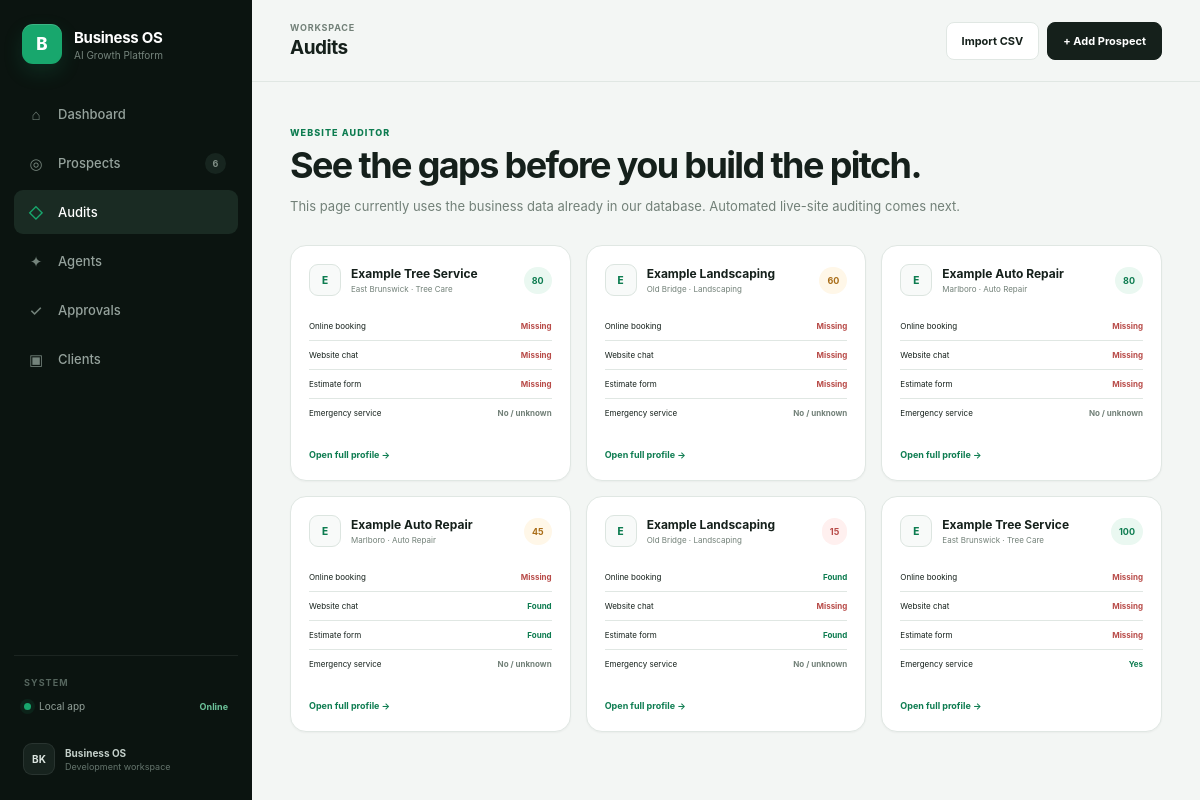
/audits, run on the app's committed database.
### tables this page shows
CREATE TABLE businesses (
                id INTEGER PRIMARY KEY AUTOINCREMENT,
                name TEXT NOT NULL,
                city TEXT NOT NULL,
                category TEXT NOT NULL DEFAULT 'Local Service Business',
                reviews INTEGER NOT NULL DEFAULT 0,
                rating REAL NOT NULL DEFAULT 0,
                website TEXT DEFAULT '',
                phone TEXT DEFAULT '',
                email TEXT DEFAULT '',
                online_booking INTEGER NOT NULL DEFAULT 0,
                emergency_service INTEGER NOT NULL DEFAULT 0,
                website_chat INTEGER NOT NULL DEFAULT 0,
                estimate_form INTEGER NOT NULL DEFAULT 0,
                status TEXT NOT NULL DEFAULT 'Not Contacted',
                notes TEXT NOT NULL DEFAULT '',
                created_at TEXT NOT NULL
            );

### app.py (the view)
@app.route("/audits")
def audits():
    businesses = all_analyzed_businesses()
    return render_template(
        "audits.html",
        active_page="audits",
        businesses=businesses,
    )

### app.py (called while the page is built)
def get_db():
    connection = sqlite3.connect(DB_PATH)
    connection.row_factory = sqlite3.Row
    return connection

def all_analyzed_businesses():
    with get_db() as db:
        rows = db.execute("SELECT * FROM businesses ORDER BY id DESC").fetchall()
    return [analyze_business(row) for row in rows]

@app.context_processor
def inject_global_counts():
    with get_db() as db:
        prospect_count = db.execute("SELECT COUNT(*) AS c FROM businesses").fetchone()["c"]
        approval_count = db.execute(
            "SELECT COUNT(*) AS c FROM approvals WHERE status='Pending'"
        ).fetchone()["c"]
    return {
        "global_prospect_count": prospect_count,
        "global_approval_count": approval_count,
    }

### templates/audits.html (shortened to what this page needs)
{% extends "base.html" %}
{% block page_title %}Audits{% endblock %}
{% block content %}
<section class="page-heading">
    <div>
        <span class="eyebrow">WEBSITE AUDITOR</span>
        <h2>See the gaps before you build the pitch.</h2>
        <p>This page currently uses the business data already in our database. Automated live-site auditing comes next.</p>
    </div>
</section>
<section class="audit-grid">
    {% for business in businesses %}
        <article class="panel audit-card">
            <div class="audit-card-head">
                <div class="business-avatar">{{ business.name[0] }}</div>
                <div>
                    <h3>{{ business.name }}</h3>
                    <p>{{ business.city }} · {{ business.category }}</p>
                </div>
                <span class="score-pill {{ business.opportunity_level|lower }}">{{ business.score }}</span>
            </div>
            <div class="audit-bars">
                <div><span>Online booking</span><strong class="{{ 'yes' if business.online_booking else 'no' }}">{{ 'Found' if business.online_booking else 'Missing' }}</strong></div>
                <div><span>Website chat</span><strong class="{{ 'yes' if business.website_chat else 'no' }}">{{ 'Found' if business.website_chat else 'Missing' }}</strong></div>
                <div><span>Estimate form</span><strong class="{{ 'yes' if business.estimate_form else 'no' }}">{{ 'Found' if business.estimate_form else 'Missing' }}</strong></div>
                <div><span>Emergency service</span><strong class="{{ 'yes' if business.emergency_service else 'neutral' }}">{{ 'Yes' if business.emergency_service else 'No / unknown' }}</strong></div>
            </div>
            <a class="text-link" href="{{ url_for('business_detail', business_id=business.id) }}">Open full profile →</a>
        </article>
    {% endfor %}
</section>
{% endblock %}

### static/styles.css (style rules this page uses)
:root { --bg: #f3f6f4; --surface: #ffffff; --surface-soft: #f8faf9; --sidebar: #0b1410; --sidebar-hover: #15211c; --sidebar-active: #1a2b23; --text: #15201b; --text-soft: #3f4c45; --muted: #728078; --muted-soft: #98a39d; --border: #e0e7e3; --border-strong: #ced8d2; --accent: #18a76d; --accent-dark: #0d7c50; --accent-soft: #eaf8f1; --warning: #a96d18; --warning-soft: #fff7e8; --danger: #b84b48; --danger-soft: #fff0ef; --blue: #3d6de0; --blue-soft: #eef3ff; --shadow-sm: 0 1px 2px rgba(14, 24, 19, .04); --shadow-md: 0 12px 36px rgba(14, 24, 19, .07); --radius-sm: 8px; --radius-md: 12px; --radius-lg: 16px; --radius-xl: 20px; --sidebar-width: 252px; }
* { box-sizing: border-box; }
html { min-height: 100%; }
body { margin: 0; min-height: 100vh; font-family: Inter, ui-sans-serif, -apple-system, BlinkMacSystemFont, "Segoe UI", sans-serif; background: var(--bg); color: var(--text); -webkit-font-smoothing: antialiased; }
a { color: inherit; }
.eyebrow { display: inline-block; margin-bottom: 8px; color: var(--accent-dark); font-size: 9px; font-weight: 780; letter-spacing: .12em; }
.hero, .page-heading { display: flex; align-items: flex-end; justify-content: space-between; gap: 36px; padding: 38px 0 28px; }
.hero h2, .page-heading h2, .profile-hero h2, .not-found h2 { margin: 0; max-width: 760px; font-size: clamp(28px, 3vw, 39px); font-weight: 730; line-height: 1.08; letter-spacing: -.045em; }
.hero p, .page-heading p { max-width: 700px; margin: 11px 0 0; color: var(--muted); font-size: 13px; line-height: 1.65; }
.panel { border: 1px solid var(--border); border-radius: var(--radius-lg); background: var(--surface); box-shadow: var(--shadow-sm); overflow: hidden; }
.business-avatar { width: 32px; height: 32px; display: grid; place-items: center; flex: 0 0 auto; border: 1px solid #dce5e0; border-radius: 9px; background: var(--surface-soft); color: var(--accent-dark); font-size: 10px; font-weight: 760; }
.score-pill { display: inline-flex; align-items: center; min-height: 27px; padding: 0 8px; border-radius: 999px; font-size: 9px; font-weight: 750; white-space: nowrap; }
.score-pill.high { background: var(--accent-soft); color: var(--accent-dark); }
.score-pill.medium { background: var(--warning-soft); color: var(--warning); }
.score-pill.low { background: var(--danger-soft); color: var(--danger); }
.text-link { color: var(--accent-dark); font-size: 9px; font-weight: 680; text-decoration: none; white-space: nowrap; }
.yes { color: var(--accent-dark); }
.no { color: var(--danger); }
.neutral { color: var(--muted); }
.audit-grid, .agent-grid, .client-grid { display: grid; grid-template-columns: repeat(3, minmax(0,1fr)); gap: 15px; }
.audit-card, .agent-card, .client-card { padding: 18px; }
.audit-card-head { display: grid; grid-template-columns: auto 1fr auto; align-items: center; gap: 10px; margin-bottom: 16px; }
.audit-card-head h3, .agent-card h3 { margin: 0; font-size: 12px; }
.audit-card-head p, .agent-card p { margin: 3px 0 0; color: var(--muted); font-size: 8px; }
.audit-bars { display: grid; margin-bottom: 15px; }
.audit-bars > div { display: flex; justify-content: space-between; gap: 12px; padding: 9px 0; border-bottom: 1px solid var(--border); }
.audit-bars > div:last-child { border-bottom: 0; }
.audit-bars span, .audit-bars strong { font-size: 8px; }

### data on the page
businesses: name "E", name "Example Tree Service", city "East Brunswick", category "Tree Care", score "80", online_booking "Missing", website_chat "Missing", estimate_form "Missing", emergency_service "No / unknown"
businesses: name "E", name "Example Landscaping", city "Old Bridge", category "Landscaping", score "60", online_booking "Missing", website_chat "Missing", estimate_form "Missing", emergency_service "No / unknown"
businesses: name "E", name "Example Auto Repair", city "Marlboro", category "Auto Repair", score "80", online_booking "Missing", website_chat "Missing", estimate_form "Missing", emergency_service "No / unknown"
businesses: name "E", name "Example Auto Repair", city "Marlboro", category "Auto Repair", score "45", online_booking "Missing", website_chat "Found", estimate_form "Found", emergency_service "No / unknown"
businesses: name "E", name "Example Landscaping", city "Old Bridge", category "Landscaping", score "15", online_booking "Found", website_chat "Missing", estimate_form "Found", emergency_service "No / unknown"
businesses: name "E", name "Example Tree Service", city "East Brunswick", category "Tree Care", score "100", online_booking "Missing", website_chat "Missing", estimate_form "Missing", emergency_service "Yes"

### other printed values
{{ global_prospect_count }} "6"
